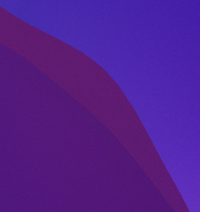
#> input picture information_hidding/lab1/a.jpg, 200 x 212 px
$ python 1.4.1.py
#> lines starting #> are read from the running program, lines starting #| are printed output that depends on the picture
import cv2
import numpy as np
import matplotlib.pyplot as plt

# 读取图像文件
data = cv2.imread('a.jpg')
#> data is the input picture: shape (212, 200, 3); mean B, G, R 142.1, 30.6, 82.9
img = data[:, :, 0]  # B
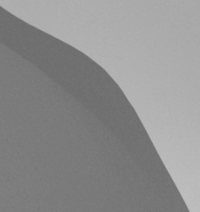
#> img: shape (212, 200); min 107, max 191, mean 142.1
print("img:", img)
#> (printed output is left out)
img = np.float32(img)  # 将数值精度调整为32位浮点型
img_dct = cv2.dct(img)  # 使用dct获得img的频域图像
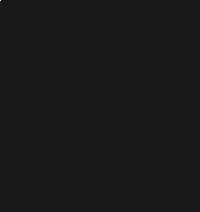
#> img_dct: shape (212, 200) float32; min -3178.7, max 29255.7, mean 0.8; drawn with min black and max white
img_idct = cv2.idct(img_dct)  # 使用反dct从频域图像恢复出原图像(有损)
img_idct_int = np.clip(img_idct, 0, 255).astype(np.uint8)  # 将浮点型数据转换为整型数据
# 将三个通道合并
img_merge = cv2.merge([img_idct_int, data[:, :, 1], data[:, :, 2]])
cv2.imwrite('idct.jpg', img_merge)

plt.figure(figsize=(10, 5))

# 显示图像
plt.subplot(121)
plt.imshow(cv2.cvtColor(data, cv2.COLOR_BGR2RGB))
plt.title('Original Image'), plt.axis('off')
plt.subplot(122)
plt.imshow(cv2.cvtColor(img_merge, cv2.COLOR_BGR2RGB))
plt.title('IDCT of Image'), plt.axis('off')
plt.show()
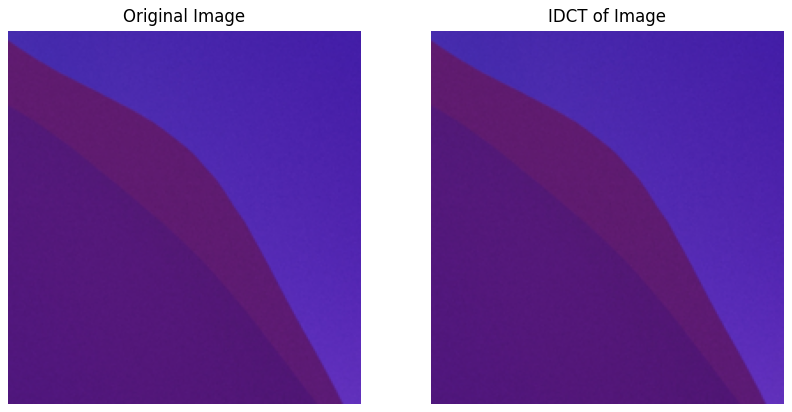
#> figure drawn by matplotlib, 2 panels
plt.show()
